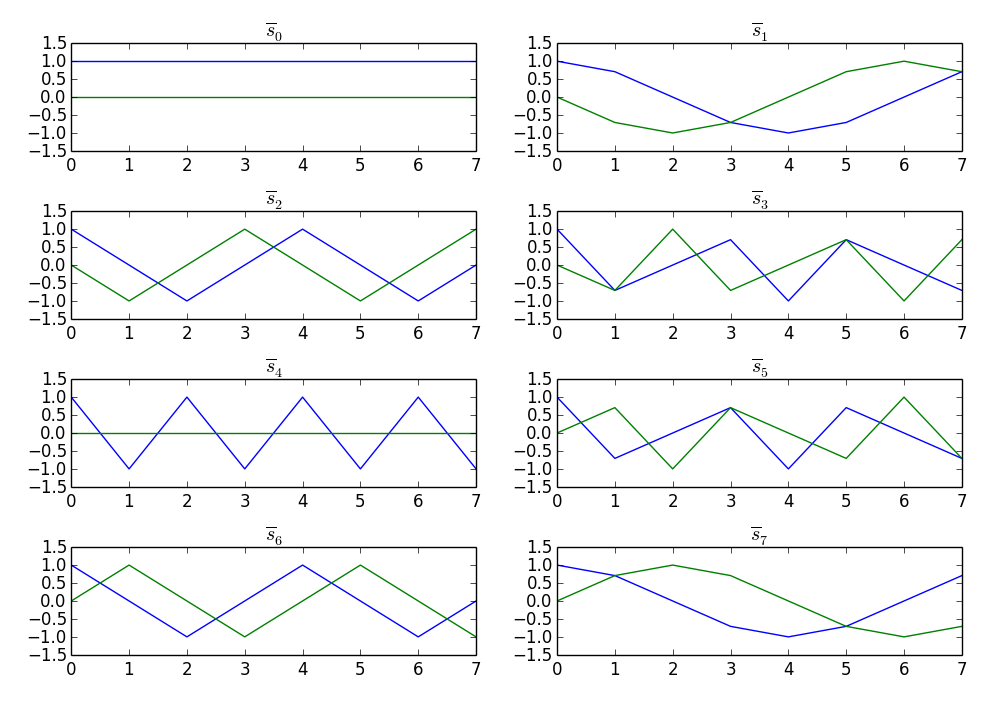

Generate this figure with Python:
import matplotlib.pyplot as plt
import numpy as np

N = 8
plt.figure(1, figsize=(9.5, 6))
for k in range(N):
	s = np.exp(-1j*2*np.pi*k/N*np.arange(N))
	plt.subplot(N/2, 2, k+1)
	plt.plot(np.real(s), 'b', lw=1.5)
	plt.axis([0,N-1,-1.5,1.5])
	plt.title(r"$\overline{s}_{%s}$"%(k), fontsize=18)
	plt.subplot(N/2, 2, k+1)
	plt.plot(np.imag(s), 'g', lw=1.5)
	plt.axis([0,N-1,-1.5,1.5])

plt.tight_layout()
plt.savefig('complex-sinewaves.png')
plt.show()
